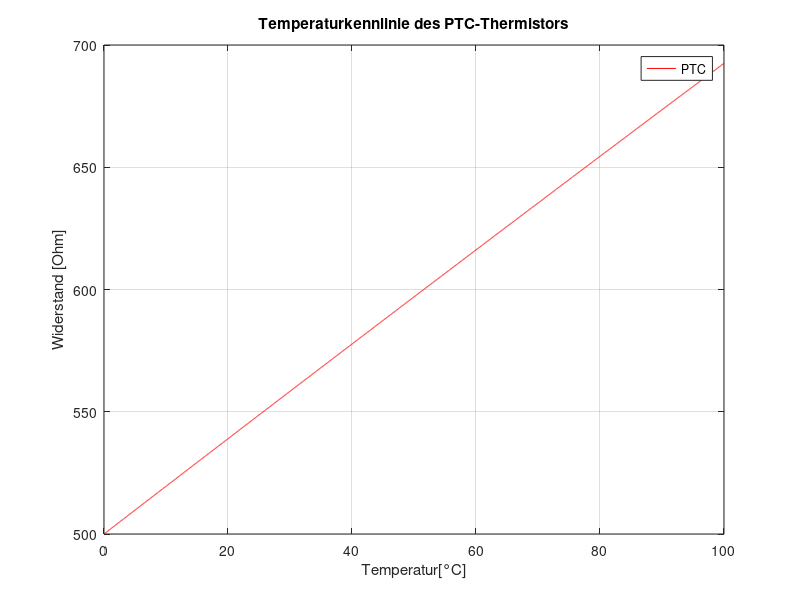
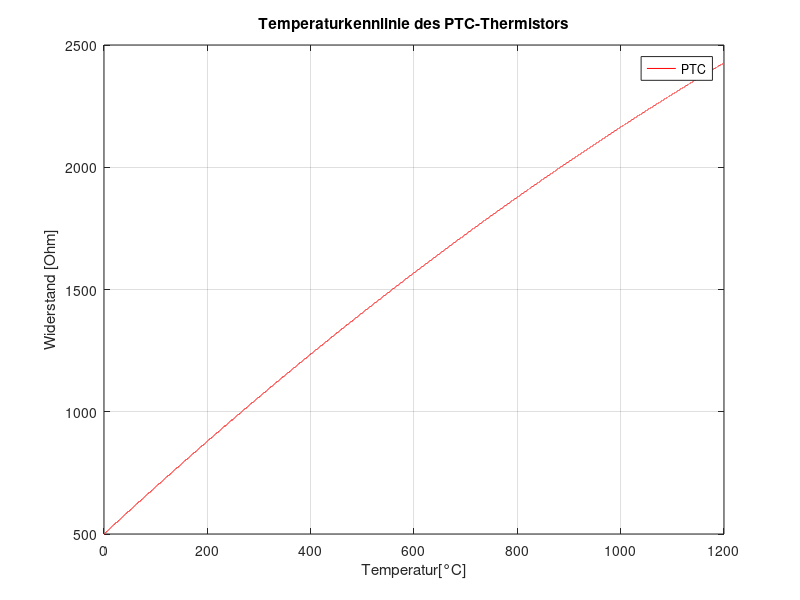
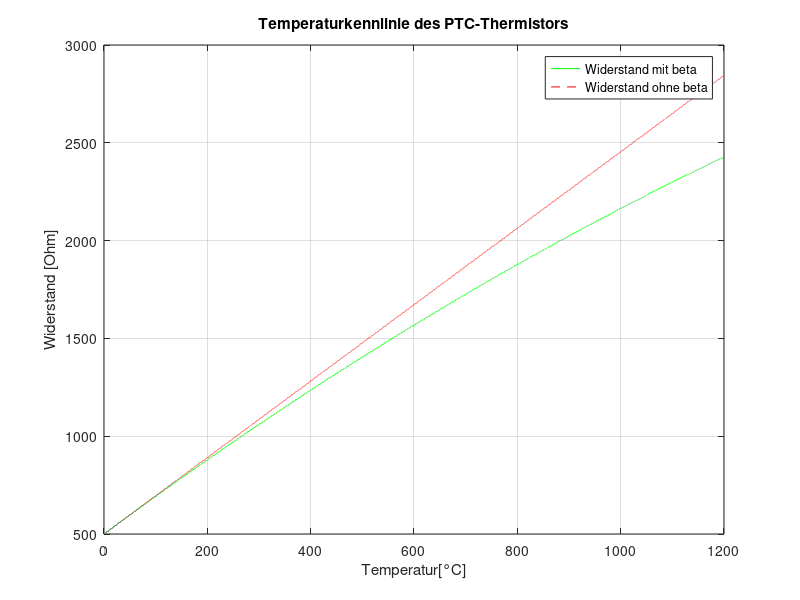
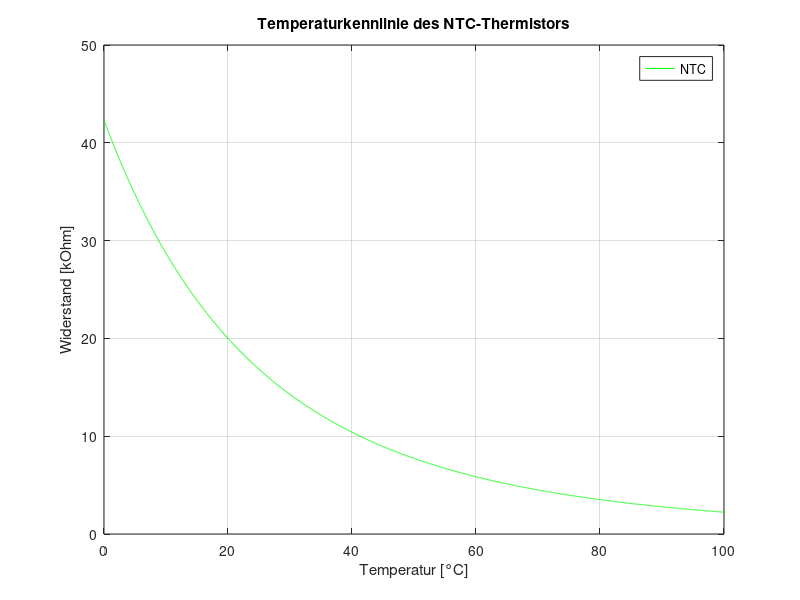

Reproduce these figures in MATLAB, in order. (Note: this script raises an error after producing the figures.)
% Autor: Clemens Loher
% Date: 03.11.2026

% Programmieren der Temperaturkennlinie von PTC und NTC Thermistoren
clc
clear all

%% Teil 1

% Parameter
R0PTC00 = 500;
alpha = 3.90802e-3;
beta = -5.802e-7;
Temperatur1 = [0:0.01:100]; % Temperaturbereich von 0 °C - 100 °C
Temperatur2 = [0:0.01:1200]; % Temperaturbereich von 0 °C - 1200 °C

% Formeln
Widerstand1 = R0PTC00 .* (1 + alpha .* Temperatur1 + beta .* Temperatur1.^2);
Widerstand2 = R0PTC00 .* (1 + alpha .* Temperatur2 + beta .* Temperatur2.^2);
Widerstandohnebeta = R0PTC00 .* (1 + alpha .* Temperatur2);

% Temperaturkennlinie des PTC
figure(1)
plot(Temperatur1, Widerstand1, 'r')
grid on
xlabel("Temperatur[°C]")
ylabel("Widerstand [Ohm]")
title("Temperaturkennlinie des PTC-Thermistors")
legend("PTC")

figure(2)
plot(Temperatur2, Widerstand2, 'r')
grid on
xlabel("Temperatur[°C]")
ylabel("Widerstand [Ohm]")
title("Temperaturkennlinie des PTC-Thermistors")
legend("PTC")

figure(3)
plot(Temperatur2, Widerstand2, 'g')
grid on
hold on
plot(Temperatur2, Widerstandohnebeta, 'r--')
xlabel("Temperatur[°C]")
ylabel("Widerstand [Ohm]")
hold off
legend('Widerstand mit beta','Widerstand ohne beta')
title("Temperaturkennlinie des PTC-Thermistors")

%% Teil 2

% Parameter
T0 = 20;
R0NTC20 = 20000; %  Widerstand R0 von 20000 Ohm bei 20 °C
B = 3000; % Materialparameter
Temperatur3 = [0:10:100]; % Die Temperatur nur in 10er Schritten um die Interpolation zu machen

% Formel
RT_exakt = R0NTC20 .* exp(B .* (1./(Temperatur1 + 273.15) - 1./(T0 + 273.15))); % exakte Kurve
RT_gemessen =  R0NTC20 .* exp(B .* (1./(Temperatur3 + 273.15) - 1./(T0 + 273.15))); % Messwerte

% Temperaturkennlinie des NTC darstellen
figure(4)
plot(Temperatur1, RT_exakt/1000, 'g')
grid on
xlabel("Temperatur [°C]")
ylabel("Widerstand [kOhm]")
title("Temperaturkennlinie des NTC-Thermistors")
legend("NTC")

% Interpolierte Ergebnisse
figure(5)
plot(Temperatur1, RT_exakt/1000, 'g')
grid on
hold on
plot(Temperatur3, RT_gemessen/1000, 'rX--')
hold off
xlabel("Temperatur [°C]")
ylabel("Widerstand [kOhm]")
title("Temperaturkennlinie des NTC-Thermistors")
legend("NTC-Kurve","NTC-Kurve gemessen")



% Interpolation bei 5°C
RTinterpoliert5 = interp1(Temperatur3,RT_gemessen/1000,5); 
fprintf("Widerstand bei 5°C: %.1f kOhm\n", RTinterpoliert5)
fprintf("exakter Widerstand bei 5°C: %.1f kOhm\n", RT_exakt(501)/1000) % bei 501 -> 5 (Index = Wert/Schrittweite +1)

% Interpolation bei 15°C
RTinterpoliert15 = interp1(Temperatur3,RT_gemessen/1000,15); 
fprintf("Widerstand bei 15°C: %.1f kOhm\n", RTinterpoliert15)
fprintf("exakter Widerstand bei 15°C: %.1f kOhm\n", RT_exakt(1501)/1000) % bei 1501 -> 15 (Index = Wert/Schrittweite +1)

% Interpolation bei 65°C
RTinterpoliert65 = interp1(Temperatur3,RT_gemessen/1000,65); 
fprintf("Widerstand bei 65°C: %.1f kOhm\n", RTinterpoliert65)
fprintf("exakter Widerstand bei 15°C: %.1f kOhm\n", RT_exakt(6501)/1000) % bei 6501 -> 65 (Index = Wert/Schrittweite +1)
